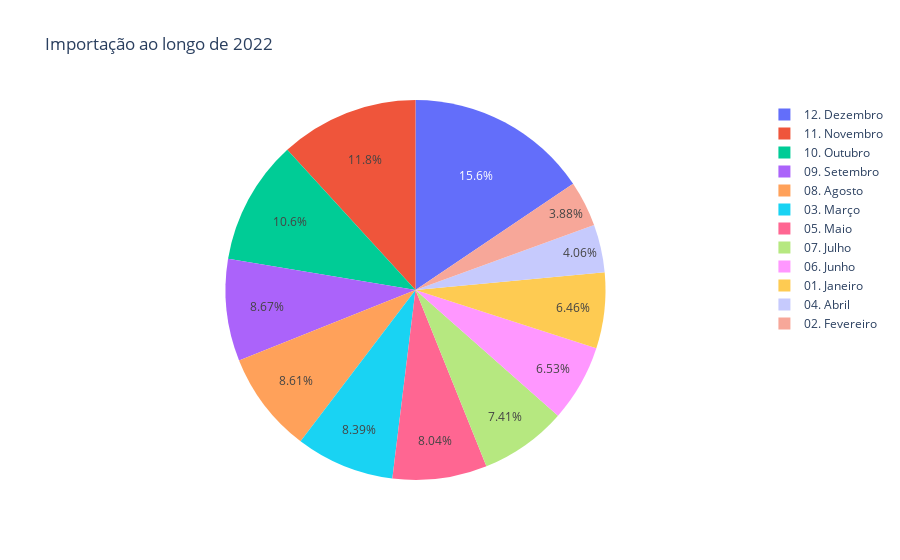

The notebook cell this image was saved under:
### Code cell
fig = px.pie(df, values=df['Importação - 2022 - Valor US$ FOB'], names=df['Mês'], title='Importação ao longo de 2022')
fig.show()

### Figure 1 — Plotly figure (JSON) as saved in the notebook; plotly's stock layout.template omitted (floating-point values rounded to 4 significant figures; data arrays with more than 128 entries replaced by an {"elided": "..."} marker saying what was removed)
{"data": [{"domain": {"x": [0, 1], "y": [0, 1]}, "hovertemplate": "Mês=%{label}<br>Importação - 2022 - Valor US$ FOB=%{value}<extra></extra>", "labels": {"elided": "312 str values"}, "legendgroup": "", "name": "", "showlegend": true, "type": "pie", "values": {"elided": "312 int values"}}], "layout": {"legend": {"tracegroupgap": 0}, "title": {"text": "Importação ao longo de 2022"}}}
